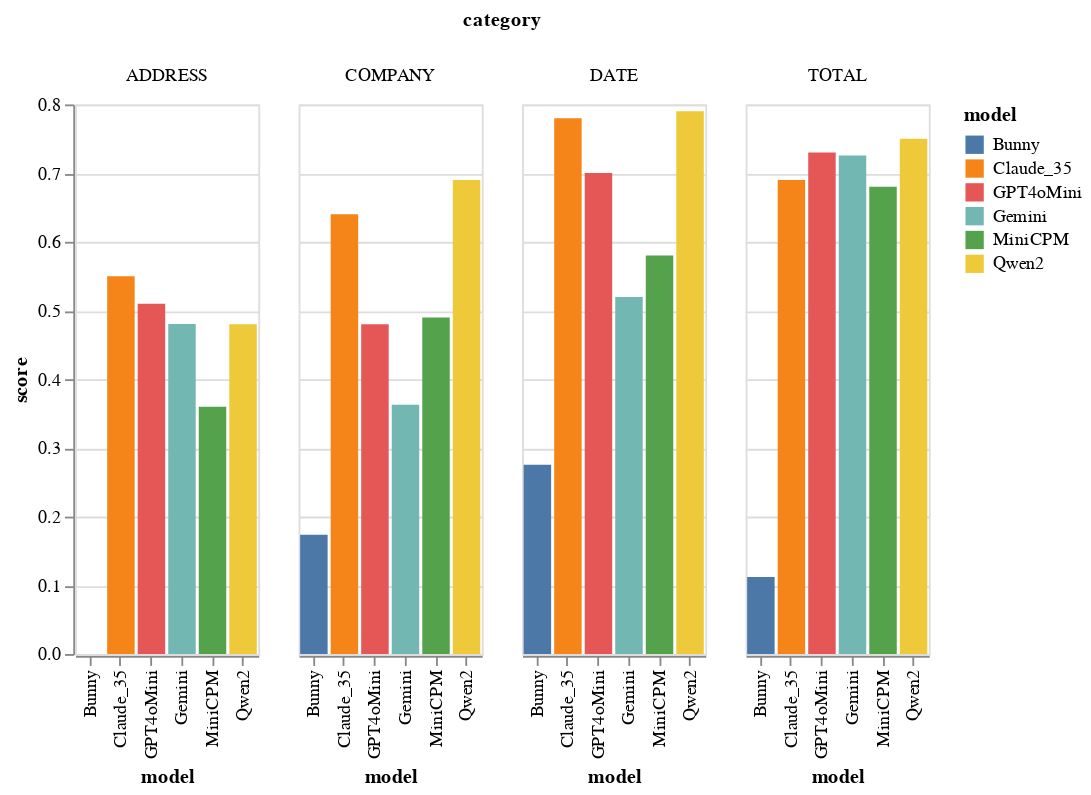

The cell this chart's notebook holds for it:
### Code cell
fields = pd.DataFrame(AD({k:v.aggregate for k,v in sroie_results.fetch2(key='aggregate').items()}).d)
barchart(fields)

### Figure 1 — Vega-Lite specification as saved in the notebook (floating-point values rounded to 4 significant figures)
{"config": {"view": {"continuousWidth": 300, "continuousHeight": 300}}, "data": {"name": "data-0856ecdf0ac3792323209c43125e3915"}, "mark": {"type": "bar"}, "encoding": {"color": {"field": "model", "type": "nominal"}, "column": {"field": "category", "type": "nominal"}, "x": {"field": "model", "type": "nominal"}, "y": {"field": "score", "type": "quantitative"}}, "width": 100, "$schema": "https://vega.github.io/schema/vega-lite/v5.20.1.json", "datasets": {"data-0856ecdf0ac3792323209c43125e3915": [{"category": "ADDRESS", "model": "Claude_35", "score": 0.55}, {"category": "COMPANY", "model": "Claude_35", "score": 0.64}, {"category": "DATE", "model": "Claude_35", "score": 0.78}, {"category": "TOTAL", "model": "Claude_35", "score": 0.69}, {"category": "ADDRESS", "model": "Qwen2", "score": 0.48}, {"category": "COMPANY", "model": "Qwen2", "score": 0.69}, {"category": "DATE", "model": "Qwen2", "score": 0.79}, {"category": "TOTAL", "model": "Qwen2", "score": 0.75}, {"category": "ADDRESS", "model": "GPT4oMini", "score": 0.51}, {"category": "COMPANY", "model": "GPT4oMini", "score": 0.48}, {"category": "DATE", "model": "GPT4oMini", "score": 0.7}, {"category": "TOTAL", "model": "GPT4oMini", "score": 0.73}, {"category": "ADDRESS", "model": "Gemini", "score": 0.4804}, {"category": "COMPANY", "model": "Gemini", "score": 0.3627}, {"category": "DATE", "model": "Gemini", "score": 0.5196}, {"category": "TOTAL", "model": "Gemini", "score": 0.7255}, {"category": "ADDRESS", "model": "MiniCPM", "score": 0.36}, {"category": "COMPANY", "model": "MiniCPM", "score": 0.49}, {"category": "DATE", "model": "MiniCPM", "score": 0.58}, {"category": "TOTAL", "model": "MiniCPM", "score": 0.68}, {"category": "ADDRESS", "model": "Bunny", "score": 0.0}, {"category": "COMPANY", "model": "Bunny", "score": 0.1735}, {"category": "DATE", "model": "Bunny", "score": 0.2755}, {"category": "TOTAL", "model": "Bunny", "score": 0.1122}]}}
